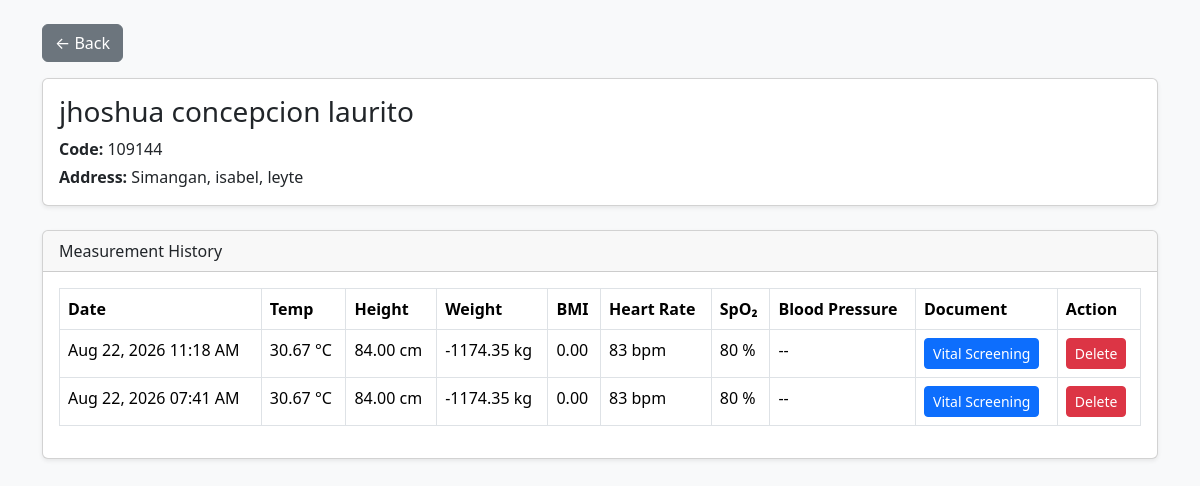
Screenshot of /admin/logs/patient-history-list.php?user_id=59 with the database file from the repository.
### tables this page shows
CREATE TABLE `users` (
  `id` int(11) NOT NULL,
  `fullname` varchar(100) NOT NULL,
  `last_name` varchar(50) DEFAULT NULL,
  `first_name` varchar(50) DEFAULT NULL,
  `middle_name` varchar(50) DEFAULT NULL,
  `suffix` varchar(20) DEFAULT NULL,
  `age` int(11) DEFAULT NULL,
  `birth_date` date DEFAULT NULL,
  `gender` enum('Male','Female') DEFAULT NULL,
  `address` text DEFAULT NULL,
  `barangay` varchar(100) DEFAULT NULL,
  `city_municipality` varchar(100) DEFAULT NULL,
  `province` varchar(100) DEFAULT NULL,
  `code_number` varchar(6) NOT NULL,
  `role` enum('admin','patient') NOT NULL,
  `created_at` timestamp NOT NULL DEFAULT current_timestamp(),
  `contact_number` varchar(20) DEFAULT NULL,
  `service_type` varchar(50) NOT NULL,
  `patient_number` int(11) NOT NULL DEFAULT 0,
  `blood_type` varchar(5) DEFAULT NULL
);

CREATE TABLE `measurements` (
  `id` int(11) NOT NULL,
  `user_id` int(11) NOT NULL,
  `temperature` decimal(5,2) DEFAULT NULL,
  `weight` decimal(6,2) DEFAULT NULL,
  `height` decimal(6,2) DEFAULT NULL,
  `bmi` decimal(5,2) DEFAULT NULL,
  `heart_rate` int(11) DEFAULT NULL,
  `spo2` int(11) DEFAULT NULL,
  `systolic` int(11) DEFAULT NULL,
  `diastolic` int(11) DEFAULT NULL,
  `created_at` timestamp NOT NULL DEFAULT current_timestamp(),
  `service_type` varchar(100) DEFAULT NULL
);

### admin/logs/patient-history-list.php (the view, shortened to what this page needs)
<?php
$user_id = (int)$_GET['user_id'];
$patientQuery = mysqli_query(
    $conn,
    "SELECT *
     FROM users
     WHERE id = '$user_id'"
);
$patient = mysqli_fetch_assoc($patientQuery);
$historyQuery = mysqli_query(
    $conn,
    "SELECT *
     FROM measurements
     WHERE user_id = '$user_id'
     ORDER BY created_at DESC"
);
?>
<!DOCTYPE html>
<html>
<head>
    <link href="https://cdn.jsdelivr.net/npm/bootstrap@5.3.3/dist/css/bootstrap.min.css"
          rel="stylesheet">
</head>
<body class="bg-light">
<div class="container py-4">
   <a href="patient-history.php" class="btn btn-secondary mb-3">
        ← Back
   </a>
    <div class="card shadow-sm mb-4">
        <div class="card-body">
            <h3><?= htmlspecialchars($patient['fullname']) ?></h3>
            <p class="mb-1">
                <strong>Code:</strong>
                <?= htmlspecialchars($patient['code_number']) ?>
            </p>
            <p class="mb-0">
                <strong>Address:</strong>
                <?= htmlspecialchars($patient['address']) ?>
            </p>
        </div>
    </div>
    <div class="card shadow-sm">
        <div class="card-header">
            Measurement History
        </div>
        <div class="card-body">
            <table class="table table-bordered">
                <thead>
                    <tr>
                        <th>Date</th>
                        <th>Temp</th>
                        <th>Height</th>
                        <th>Weight</th>
                        <th>BMI</th>
                        <th>Heart Rate</th>
                        <th>SpO₂</th>
                        <th>Blood Pressure</th>
                        <th>Document</th>
                        <th>Action</th>
                    </tr>
                </thead>
                <tbody>
                    <?php while($row = mysqli_fetch_assoc($historyQuery)): ?>
                   <tr>
                        <td><?= date('M d, Y h:i A', strtotime($row['created_at'])) ?></td>
                        <td><?= $row['temperature'] ?> °C</td>
                        <td><?= $row['height'] ?> cm</td>
                        <td><?= $row['weight'] ?> kg</td>
                        <td><?= $row['bmi'] ?></td>
                        <td><?= $row['heart_rate'] ?> bpm</td>
                        <td><?= $row['spo2'] ?> %</td>
                        <td>
                            <?php
                            if (!empty($row['systolic']) && !empty($row['diastolic'])) {
                                echo $row['systolic'] . '/' . $row['diastolic'] . ' mmHg';
                            } else {
                                echo '--';
                            }
                            ?>
                        </td>
                        <td>
                            <?php if($row['service_type'] == 'vital'): ?>
                                <a href="../Doc/docu-vital-screening.php?id=<?= $user_id ?>"
                                class="btn btn-primary btn-sm">
                                    Vital Screening
                                </a>
                            <?php else: ?>
                                <span class="text-muted">No Document</span>
                            <?php endif; ?>
                            </td>
                            <td>
                               <a href="patient-history-list.php?user_id=<?= $user_id ?>&delete_id=<?= $row['id'] ?>"
                                class="btn btn-danger btn-sm">
                                    Delete
                                </a>
                            </td>
                    </tr>
                    <?php endwhile; ?>
                </tbody>
</div>
</body>
</html>

### rows the page displays
users: fullname "jhoshua concepcion laurito", code_number "109144", address "Simangan, isabel, leyte"
measurements: created_at "Aug 22, 2026 11:18 AM", temperature "30.67", height "84.00", weight "-1174.35", bmi "0.00", heart_rate "83", spo2 "80"
measurements: created_at "Aug 22, 2026 07:41 AM", temperature "30.67", height "84.00", weight "-1174.35", bmi "0.00", heart_rate "83", spo2 "80"
